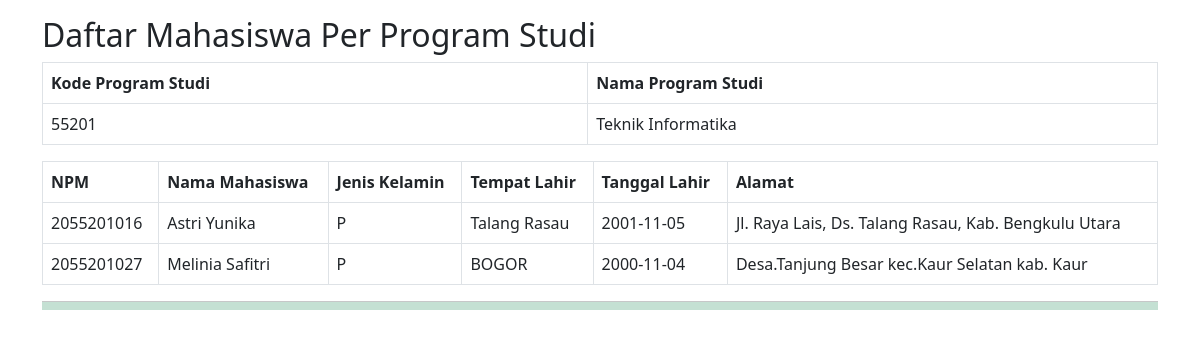
Page /dafmhsperprodi.php on the earlier database version.
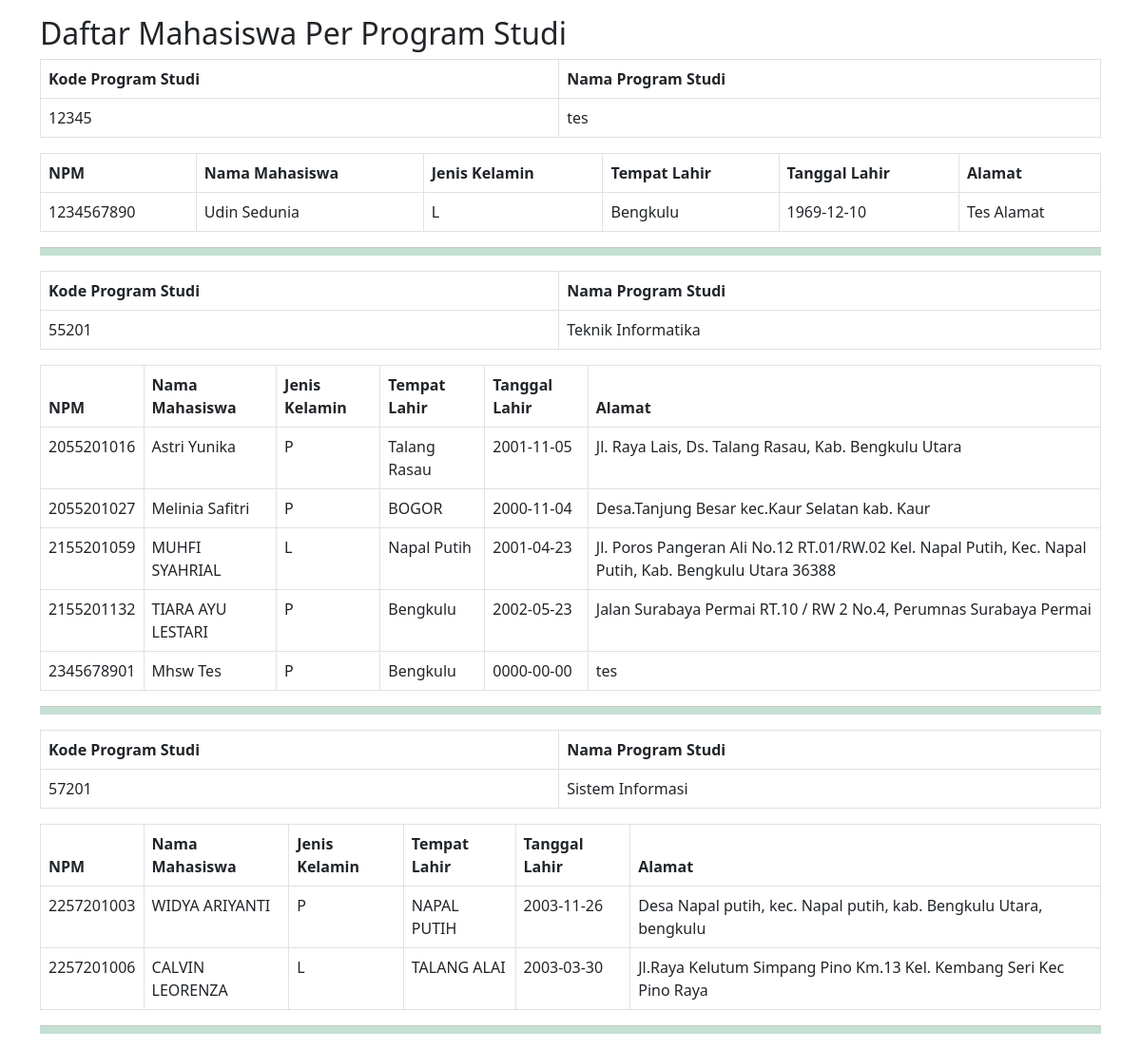
Same page on the later database version.
### tables this page shows
CREATE TABLE `prodi` (
  `kodeprodi` char(5) NOT NULL,
  `namaprodi` varchar(20) NOT NULL
);

CREATE TABLE `mahasiswa` (
  `npm` char(10) NOT NULL,
  `namamahasiswa` varchar(30) NOT NULL,
  `sex` char(1) NOT NULL,
  `tempatlahir` varchar(30) NOT NULL,
  `tanggallahir` date NOT NULL,
  `alamat` text NOT NULL,
  `kodeprodi` char(5) NOT NULL
);

### dafmhsperprodi.php (the view, shortened to what this page needs)
<!DOCTYPE html>
<html lang="en">
<head>
  <link href="https://cdn.jsdelivr.net/npm/bootstrap@5.2.3/dist/css/bootstrap.min.css" rel="stylesheet">
</head>
<body onload="print()">
<div class="container mt-3">
<h2>Daftar Mahasiswa Per Program Studi</h2>
<?php
 $sql="select * from prodi";
 $q=mysqli_query($kon,$sql);
 $r=mysqli_fetch_array($q);
 do {
?>
<table class="table table-bordered">
    <thead>
      <tr>
        <th>Kode Program Studi</th>
        <th>Nama Program Studi</th>
      </tr>
    </thead>
    <tbody>
      <tr>
        <td><?php echo $r['kodeprodi'];?></td>
        <td><?php echo $r['namaprodi'];?></td>
      </tr>
    </tbody>
</table>
<?php
		 $sqlm="select * from mahasiswa where kodeprodi='".$r['kodeprodi']."'";
		 $qm=mysqli_query($kon,$sqlm);
		 $rm=mysqli_fetch_array($qm);
		 if (!empty($rm)) {
		?>
<table class="table table-bordered">
    <thead>
      <tr>
        <th>NPM</th>
        <th>Nama Mahasiswa</th>
        <th>Jenis Kelamin</th>
		<th>Tempat Lahir</th>
		<th>Tanggal Lahir</th>
		<th>Alamat</th>
      </tr>
    </thead>
    <tbody>
<?php
	do {
?>
      <tr>
        <td><?php echo $rm['npm'];?></td>
        <td><?php echo $rm['namamahasiswa'];?></td>
        <td><?php echo $rm['sex'];?></td>
		<td><?php echo $rm['tempatlahir'];?></td>
		<td><?php echo $rm['tanggallahir'];?></td>
		<td><?php echo $rm['alamat'];?></td>
      </tr>
	<?php } while($rm=mysqli_fetch_array($qm));
?>
    </tbody>
</table>
<hr class="divider py-1 bg-success">
<?php }
 } while ($r=mysqli_fetch_array($q));
?>
</div>
</body>
</html>

Differences in the rows shown:
added prodi: kodeprodi "12345", namaprodi "tes"
added mahasiswa: npm "1234567890", namamahasiswa "Udin Sedunia", sex "L", tempatlahir "Bengkulu", tanggallahir "1969-12-10", alamat "Tes Alamat", shown under "12345"
added mahasiswa: npm "2155201059", namamahasiswa "MUHFI SYAHRIAL", sex "L", tempatlahir "Napal Putih", tanggallahir "2001-04-23", alamat "Jl. Poros Pangeran Ali No.12 RT.01/RW.02 Kel. Napal Putih, Kec. Napal Putih, Kab. Bengkulu Utara 36388", shown under prodi "Teknik Informatika"
added mahasiswa: npm "2155201132", namamahasiswa "TIARA AYU LESTARI", sex "P", tempatlahir "Bengkulu", tanggallahir "2002-05-23", alamat "Jalan Surabaya Permai RT.10 / RW 2 No.4, Perumnas Surabaya Permai", shown under prodi "Teknik Informatika"
added mahasiswa: npm "2345678901", namamahasiswa "Mhsw Tes", sex "P", tempatlahir "Bengkulu", tanggallahir "0000-00-00", alamat "tes", shown under prodi "Teknik Informatika"
added prodi: kodeprodi "57201", namaprodi "Sistem Informasi"
now on this page (row unchanged): mahasiswa: npm "2257201003", namamahasiswa "WIDYA ARIYANTI", sex "P", tempatlahir "NAPAL PUTIH", tanggallahir "2003-11-26", alamat "Desa Napal putih, kec. Napal putih, kab. Bengkulu Utara, bengkulu", shown under "57201"
now on this page (row unchanged): mahasiswa: npm "2257201006", namamahasiswa "CALVIN LEORENZA", sex "L", tempatlahir "TALANG ALAI", tanggallahir "2003-03-30", alamat "Jl.Raya Kelutum Simpang Pino Km.13 Kel. Kembang Seri Kec Pino Raya", shown under "57201"
